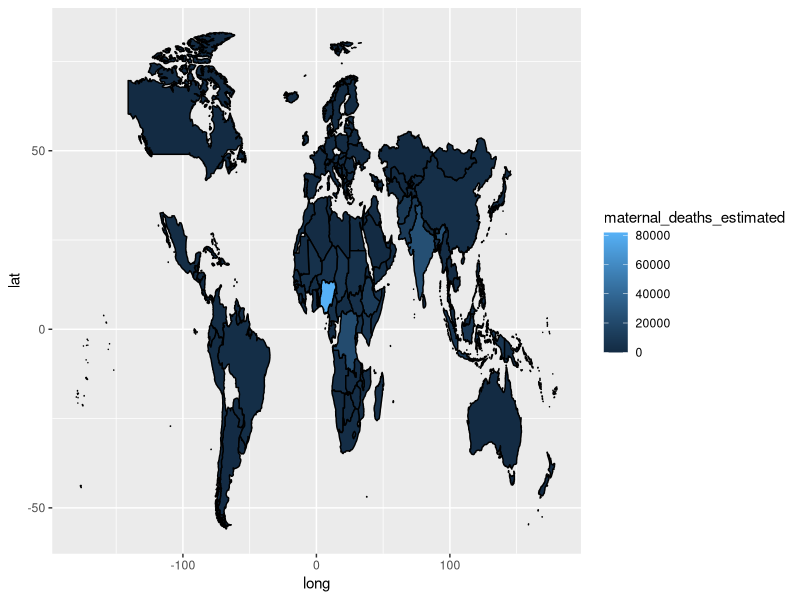
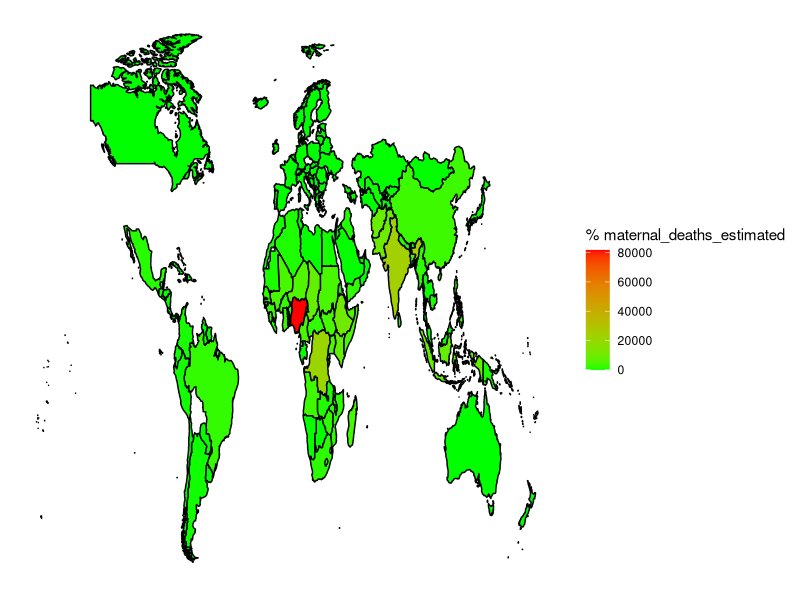

R code for these plots, in order:
install.packages("ggplot2")
install.packages("tidyverse")

library(ggplot2)
library(tidyverse)

unicef_indicator_2 <- read_delim("unicef_indicator_2.csv", 
                                 delim = ";", escape_double = FALSE, trim_ws = TRUE)

mapdata <- map_data("world") ##ggplot2

mapdata <- full_join(mapdata,unicef_indicator_2)

mapdatal<-mapdata%>% filter(!is.na(mapdata$maternal_deaths_estimated))

map1<-ggplot(mapdatal,aes(x=long, y=lat, group=group))+ geom_polygon(aes(fill=maternal_deaths_estimated), color="black")
map1

map2 <- map1 + scale_fill_gradient(name = "% maternal_deaths_estimated", low = "green", high =  "red", na.value = "grey50")+
  theme(axis.text.x = element_blank(),
        axis.text.y = element_blank(),
        axis.ticks = element_blank(),
        axis.title.y=element_blank(),
        axis.title.x=element_blank(),
        rect = element_blank())
map2
